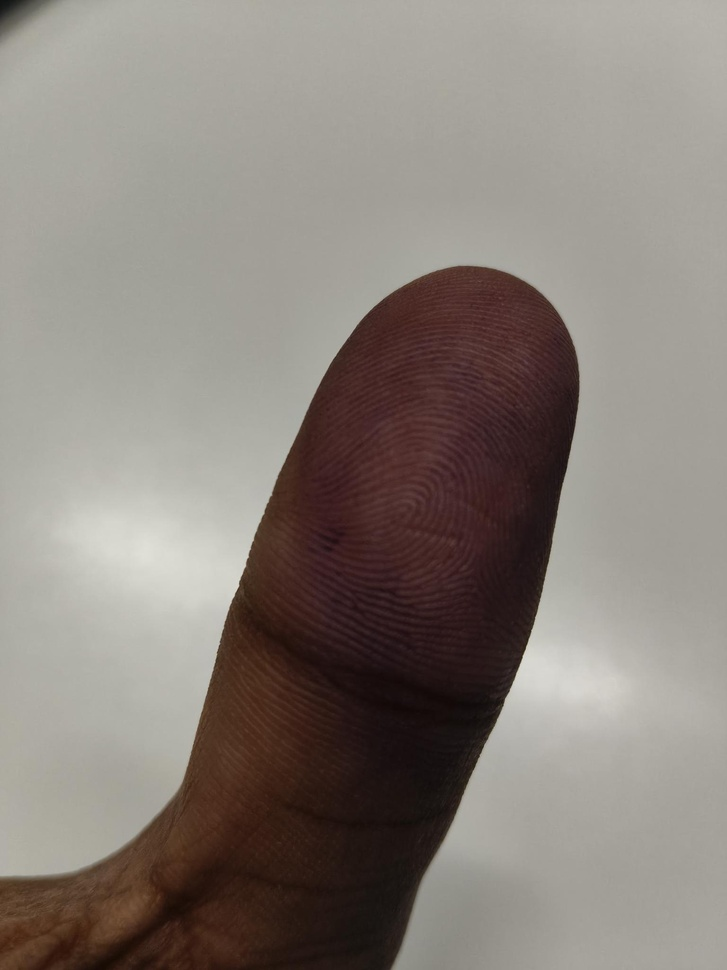
#> input picture crackit-ai-service/app/fingerprint1.jpeg, 727 x 970 px, shrunk from 1536 x 2048 before the run
$ python thumb_to_print.py fingerprint1.jpeg
#> lines starting #> are read from the running program, lines starting #| are printed output that depends on the picture; after the words box and inside, x2 and y2 are one past the last pixel; in counts of white or black regions, pixels touching at a corner belong together
import skimage.filters as skfill
import skimage.morphology as skmorph
import skimage.measure as skmeasure
import skimage.exposure as ske
import matplotlib.pyplot as plt
import numpy as np
import cv2 as cv
import heapq
import sys


def sin2d(u, v, ii, jj, N, M):
    selem = np.sin(u * ii / (2 * np.pi) + v * jj / (2 * np.pi))
    return selem * 255 / (N * M)


def high_freq_detection(imgray):
    N = 200
    M = 200

    i = np.linspace(0, N - 1, N)
    j = np.linspace(0, M - 1, M)

    jj, ii = np.meshgrid(j, i)

    filters = [
        sin2d(2, 2, ii, jj, N, M),
        sin2d(1, 2, ii, jj, N, M),
        sin2d(2, 1, ii, jj, N, M),
        sin2d(-2, 1, ii, jj, N, M),
        sin2d(-2, 2, ii, jj, N, M),
        sin2d(-2, 3, ii, jj, N, M),
    ]

    new_img = np.zeros(imgray.shape, dtype=np.float64)

    for f in filters:
        new_img += cv.filter2D(imgray, -1, f)

    return new_img


def thresh_series_mask(imgray):
    imgray_eq = ske.equalize_hist(imgray)

    median_img = skfill.median(
        imgray_eq,
        footprint=skmorph.disk(21)
    )

    block_sizes = [21, 41, 51, 61, 81]
    masks = []

    for block_size in block_sizes:

        local_thresh = skfill.threshold_local(
            median_img,
            block_size
        )

        binary_local = median_img > local_thresh

        labels = skmeasure.label(binary_local)

        high_freq_img = high_freq_detection(imgray)

        label_props = skmeasure.regionprops(labels)

        if len(label_props) == 0:
            continue

        areas = [p.area for p in label_props]

        max_areas = heapq.nlargest(
            min(15, len(areas)),
            areas
        )

        max_indices = [
            areas.index(a) + 1
            for a in max_areas
        ]

        max_i = 0
        max_count = -1

        for idx in max_indices:

            label_vals = labels == idx

            current_count = (
                    label_vals.astype(int) * high_freq_img
            ).sum()

            if current_count > max_count:
                max_count = current_count
                max_i = idx

        mask = labels == max_i
        masks.append(mask)
#> this loop made 5 passes
#> max_indices on passes 2 to 5: [17, 545, 31, 18, 19, 2, 20, 14, 16, 13, 4, 5, 72, 12, 748], [16, 26, 537, 17, 2, 652, 18, 13, 19, 15, 12, 3, 4, 57, 11], [9, 17, 456, 3, 11, 2, 566, 12, 7, 13, 8, 6, 10, 5, 35], [15, 25, 320, 3, 10, 2, 396, 188, 18, 19, 20, 16, 7, 17, 55]
#> pass 1, in thresh_series_mask, `binary_local = median_img > local_thresh`:
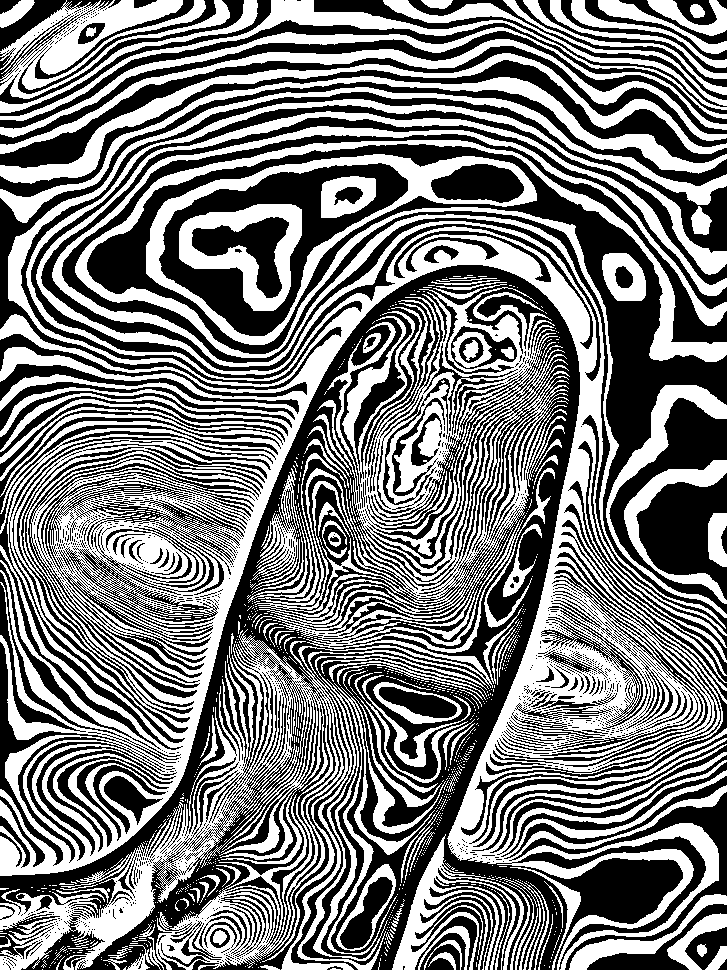
#> binary_local: shape (970, 727) bool; 48.3% white; 945 white regions (808 under 20 px), largest, box (x1, y1, x2, y2) and area: (0, 87, 727, 970) 149995, (0, 287, 570, 970) 67385, (75, 140, 727, 629) 12660
#> pass 1, in thresh_series_mask, `high_freq_img = high_freq_detection(imgray)`:
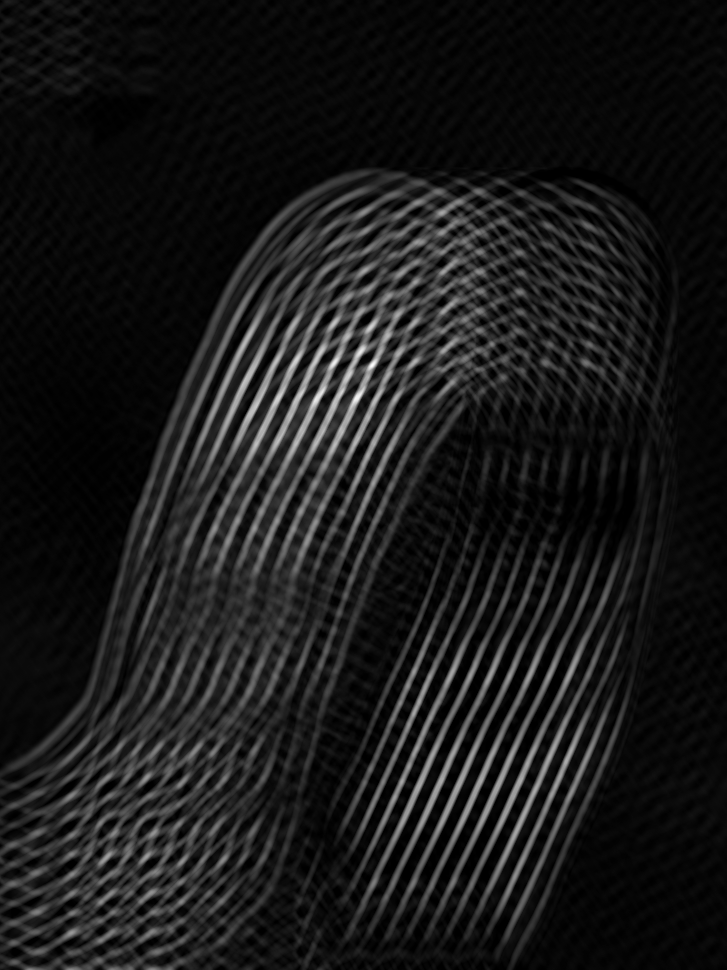
#> high_freq_img: shape (970, 727) float64; min 0, max 452, mean 45.6; drawn with min black and max white
#> after the loop:
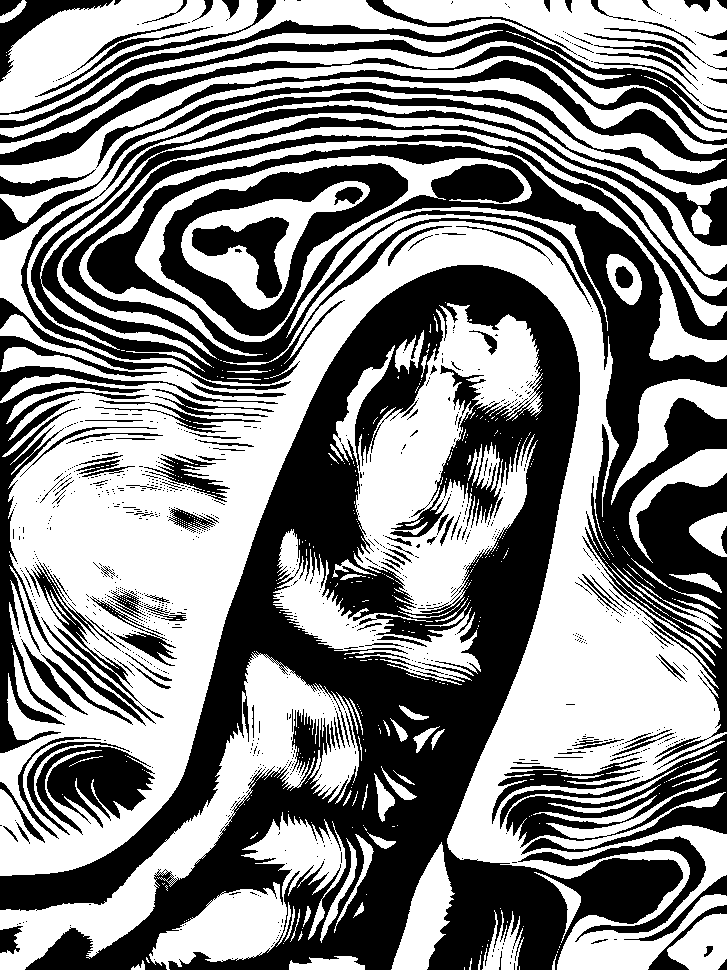
#> binary_local: shape (970, 727) bool; 52.7% white; 940 black regions (796 under 20 px), largest, box (x1, y1, x2, y2) and area: (0, 265, 683, 970) 144448, (21, 92, 727, 765) 82102, (159, 163, 408, 336) 12228
#> after the loop:
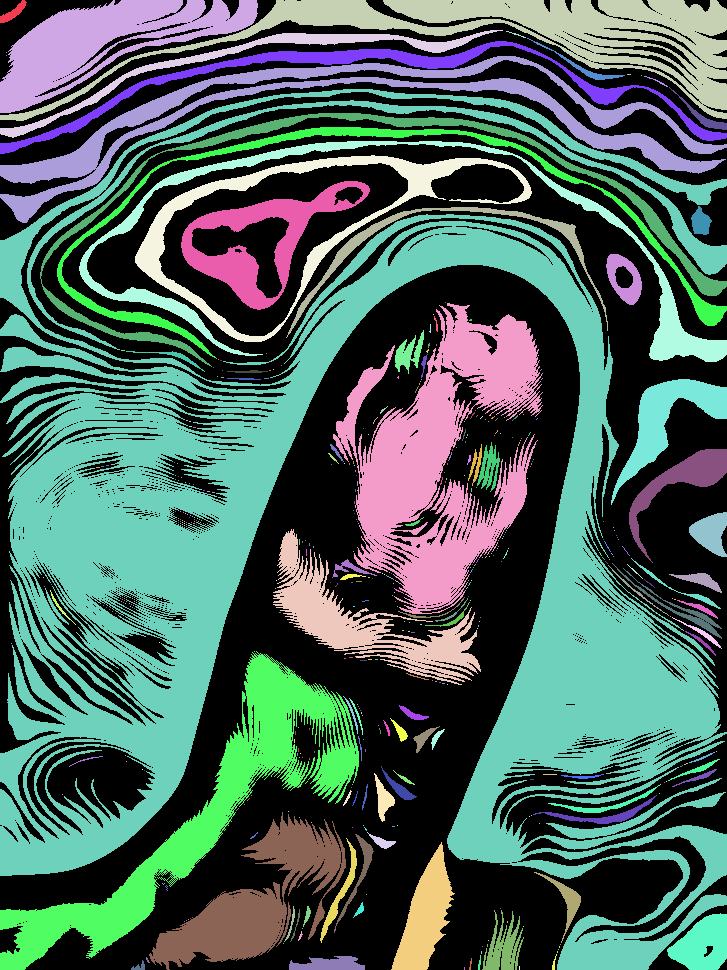
#> labels: shape (970, 727) int32; 447 distinct labels, from 0 to 446; one colour per label, 0 black
#> after the loop, masks = 5 items

    if not masks:
        raise RuntimeError(
            "No valid thumb region detected."
        )

    mask = np.zeros_like(masks[0], dtype=bool)

    for m in masks:
        mask |= m
#> this loop made 5 passes
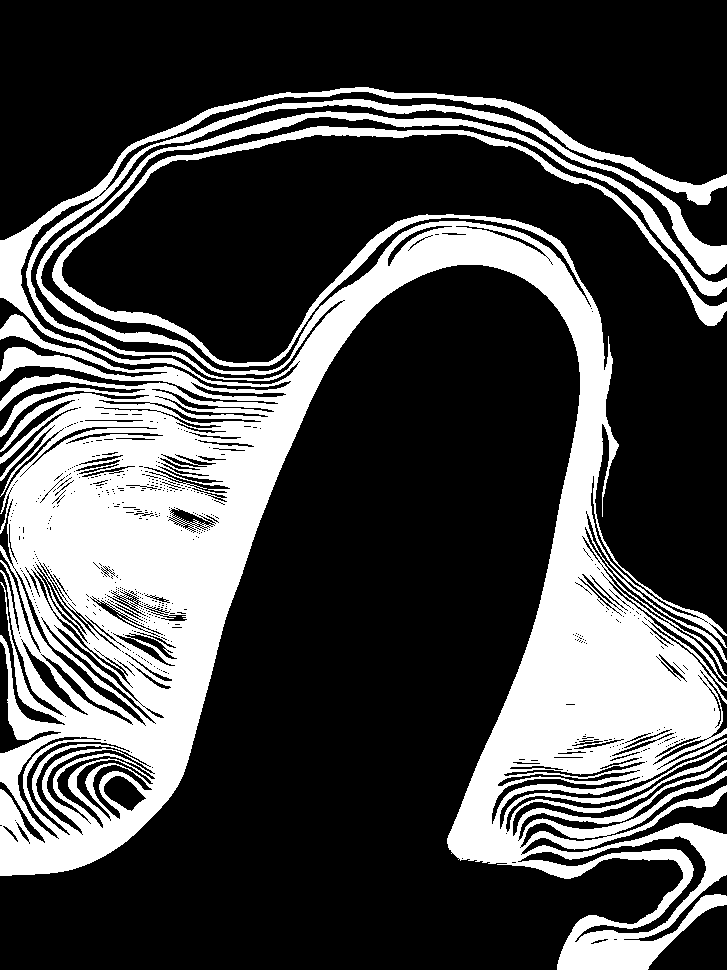
#> mask: shape (970, 727) bool; 28.5% white; 1 white region, box (x1, y1, x2, y2) and area: (0, 87, 727, 970) 200766

    mask = skmorph.binary_closing(
        mask,
        footprint=skmorph.disk(30)
    )
#> mask: shape (970, 727) bool; 38.5% white; 1 white region, box (x1, y1, x2, y2) and area: (0, 87, 727, 970) 271368

    mask = skmorph.binary_erosion(
        mask,
        footprint=skmorph.disk(10)
    )
#> mask: shape (970, 727) bool; 31.8% white; 1 white region, box (x1, y1, x2, y2) and area: (0, 97, 727, 970) 224402

    return mask


def extract_print(mask, imgray):
    img = imgray.copy()

    img[mask != 1] = 0

    block_size = 41

    local_thresh = skfill.threshold_local(
        img,
        block_size
    )

    binary_local = img > local_thresh
#> binary_local: shape (970, 727) bool; 20.8% white; 751 white regions (665 under 20 px), largest, box (x1, y1, x2, y2) and area: (0, 97, 727, 970) 134157, (545, 744, 617, 782) 884, (62, 565, 114, 612) 803

    binary_local[mask == 0] = True
#> binary_local: shape (970, 727) bool; 88.9% white; 831 black regions (732 under 20 px), largest, box (x1, y1, x2, y2) and area: (0, 255, 276, 840) 44817, (484, 562, 727, 885) 19738, (519, 789, 613, 847) 1571

    result = skfill.median(
        binary_local.astype(np.uint8),
        footprint=skmorph.disk(3)
    )
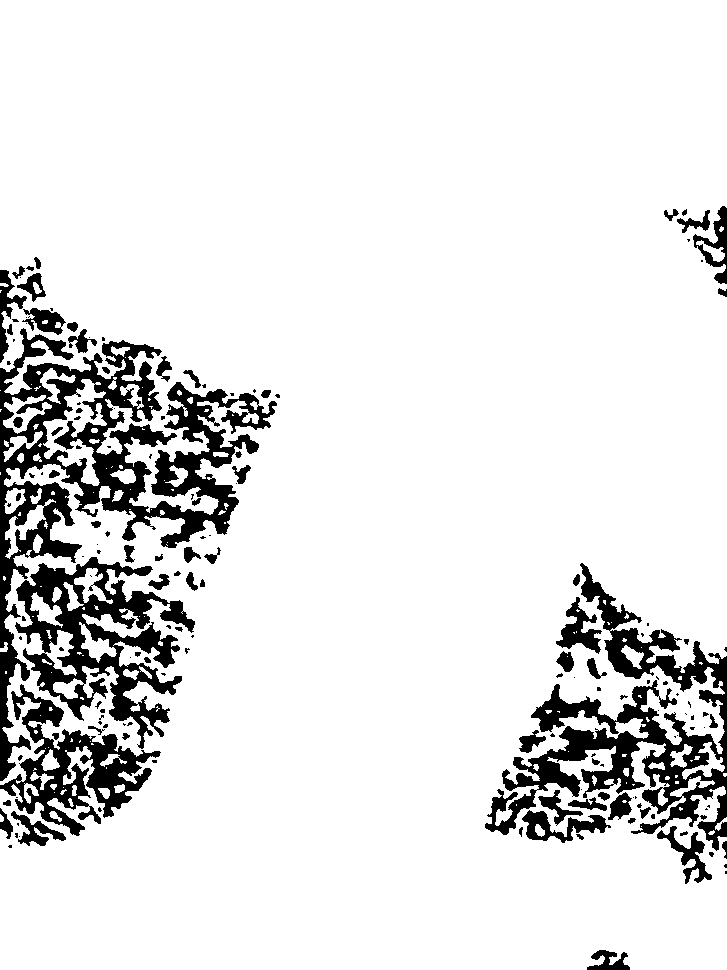
#> result: shape (970, 727); values 0 (black) and 1 (white), 89% white; 161 black regions (89 under 20 px), largest, box (x1, y1, x2, y2) and area: (0, 328, 277, 781) 26496, (485, 563, 727, 851) 17897, (15, 557, 195, 749) 12465

    return result


if __name__ == "__main__":

    if len(sys.argv) < 2:
        print("Usage: python3 thumb_to_print.py <image>")
        sys.exit(1)

    image_path = sys.argv[1]

    imgray = cv.imread(
        image_path,
        cv.IMREAD_GRAYSCALE
    )

    if imgray is None:
        print(f"Unable to read image: {image_path}")
        sys.exit(1)

    mask = thresh_series_mask(imgray)

    f_print = extract_print(mask, imgray)

    plt.figure(figsize=(8, 8))
    plt.imshow(f_print, cmap="gray")
    plt.title("Extracted Thumbprint")
    plt.axis("off")
    plt.show()
